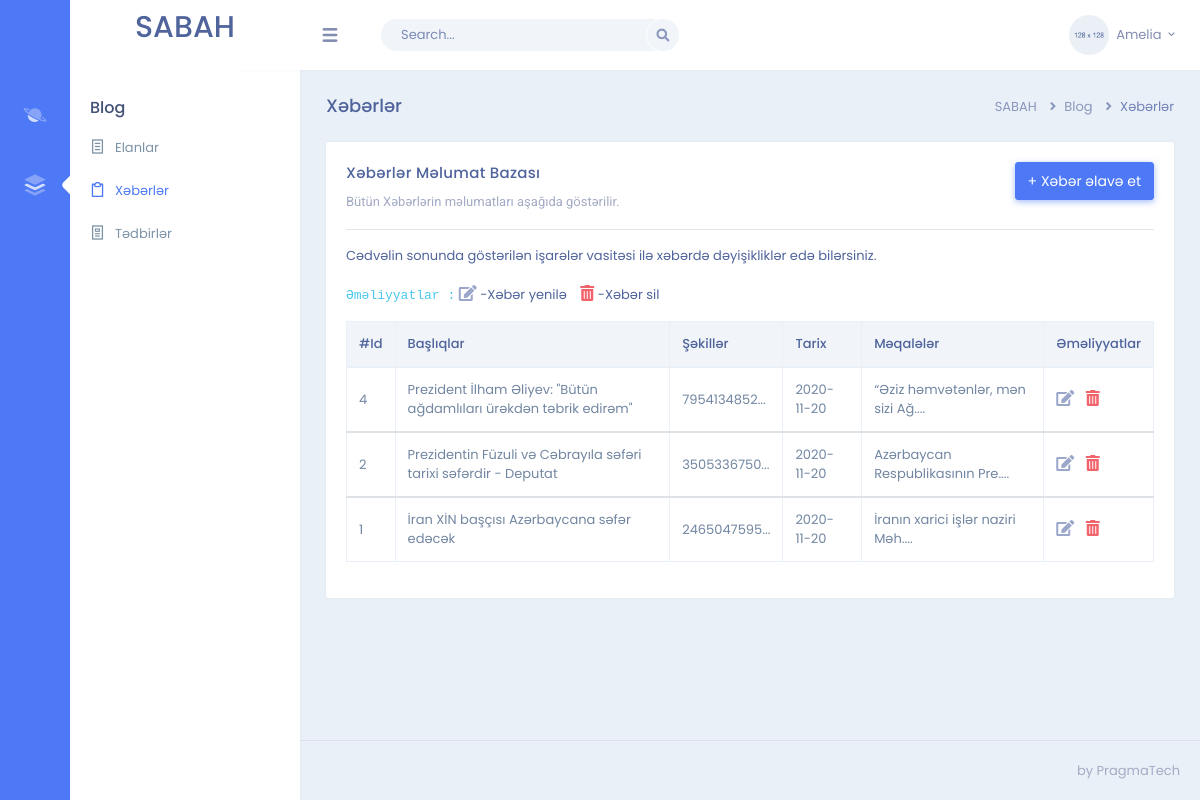
/admin/news, run on an earlier commit of the app's database.
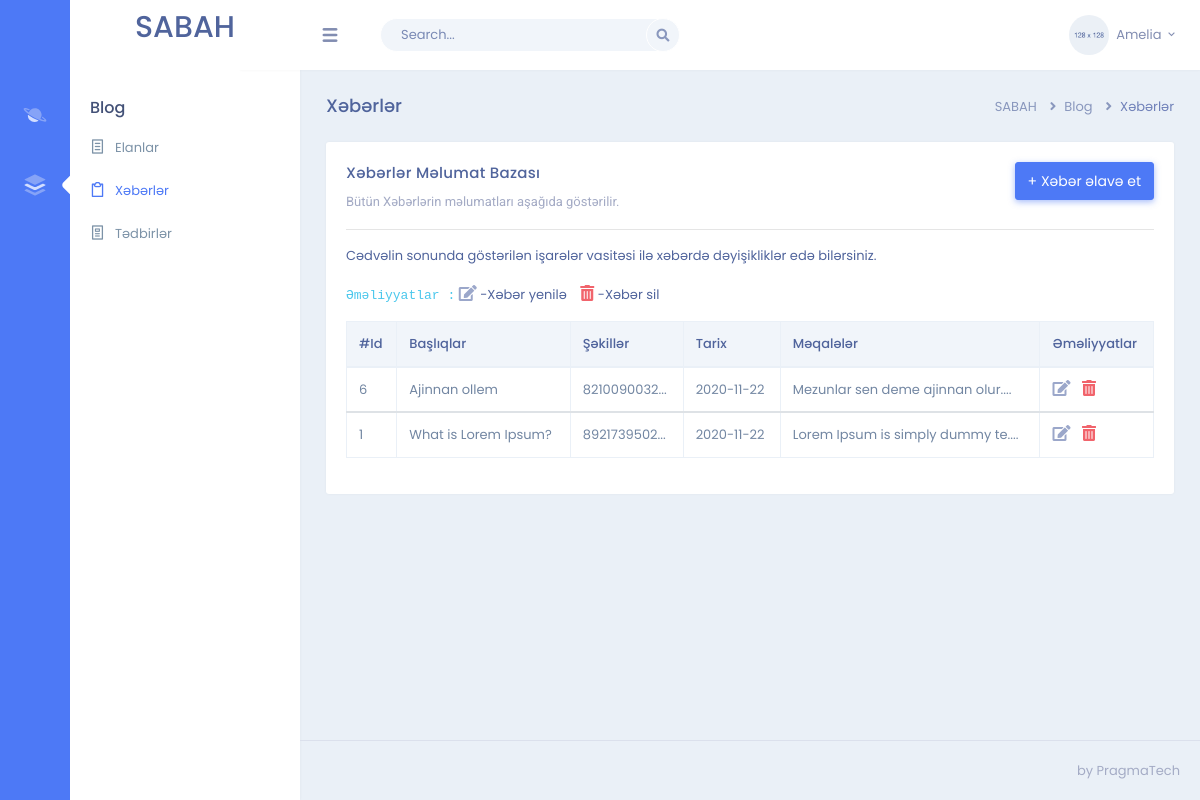
And on a later commit of the database.
### sabah/models.py (models this page shows, shortened)
class Blog(db.Model):
    id = db.Column(db.Integer, primary_key=True)
    title = db.Column(db.String(250), nullable=False)
    image = db.Column(db.String(255), nullable=True)
    text = db.Column(db.Text, nullable=False)
    add_date = db.Column(db.DateTime, nullable=False, default=datetime.utcnow)
    type = db.Column(db.Integer, default=1)

### sabah/admin/routes.py (the view)
@admin.route('/admin/news', methods=['GET', 'POST'])
def admin_news():
    news = Blog.query.filter_by(type=1).order_by(Blog.add_date.desc())
    return render_template('admin/admin-news.html', news=news)

### sabah/templates/admin/admin-news.html (shortened to what this page needs)
{% extends '/admin/admin-layout.html' %}
{% block body %}
<div class="page-content">
    <div class="container-fluid">
        <div class="row">
            <div class="col-sm-12">
                <div class="page-title-box">
                    <div class="float-right">
                        <ol class="breadcrumb">
                            <li class="breadcrumb-item"><a href="javascript:void(0);">SABAH</a></li>
                            <li class="breadcrumb-item"><a href="javascript:void(0);">Blog</a></li>
                            <li class="breadcrumb-item active">Xəbərlər</li>
                        </ol>
                    </div>
                    <h4 class="page-title">Xəbərlər</h4>
                </div>
            </div>
        </div>
        <div class="row">
            <div class="col-12">
                <div class="card">
                    <div class="card-body">
                        <a href="{{ url_for('admin.news_create') }}"><button type="button"
                                class="btn btn-primary waves-effect waves-light float-right mb-3" data-toggle="modal"
                                data-animation="bounce" data-target=".bs-example-modal-lg">+
                                Xəbər əlavə et</button></a>
                        <h4 class="mt-0 header-title">Xəbərlər Məlumat Bazası</h4>
                        <p class="text-muted mb-3">Bütün Xəbərlərin məlumatları aşağıda göstərilir.<hr>
                            Cədvəlin sonunda göstərilən işarələr vasitəsi ilə xəbərdə dəyişikliklər edə bilərsiniz.<br><br>
                            <code>Əməliyyatlar :</code> <i class="fas fa-edit text-info font-16"></i> -Xəbər yenilə <i
                                    class="fas fa-trash-alt text-danger font-16" style="margin-left: 10px;"></i> -Xəbər sil
                        </p>
                        <table id="datatable" class="table table-bordered dt-responsive nowrap"
                            style="border-collapse: collapse; border-spacing: 0; width: 100%;">
                            <thead>
                                <tr>
                                    <th>#Id</th>
                                    <th>Başlıqlar</th>
                                    <th>Şəkillər</th>
                                    <th>Tarix</th>
                                    <th>Məqalələr</th>
                                    <th>Əməliyyatlar</th>
                                </tr>
                            </thead>
                            {% for oneNews in news %}
                            <tbody>
                                <tr>
                                    <td>{{ oneNews.id }}</td>
                                    <td>{{ oneNews.title }}</td>
                                    <td>{{ oneNews.image[:10] + '...' }}</td>
                                    <td>{{ oneNews.add_date.strftime('%Y-%m-%d') }}</td>
                                    <td>{{ oneNews.text[:30] + '....' }}</td>
                                    <td>
                                        <a href="{{ url_for('admin.news_update', news_id=oneNews.id) }}" class="mr-2"><i class="fas fa-edit text-info font-16"></i></a>
                                        <a href="{{ url_for('admin.news_delete', news_id=oneNews.id) }}"><i class="fas fa-trash-alt text-danger font-16"></i></a>
                                    </td>
                                </tr>
                            </tbody>
                            {% endfor %}
                        </table>
                    </div>
                </div>
            </div>
        </div>
    </div>
</div>
</div>
{% endblock %}

What changed in the data, as far as the page shows it:
no longer on this page (row edited): Blog: id "4", title "Prezident İlham Əliyev: \"Bütün ağdamlıları ürəkdən təbrik edirəm\"", image "7954134852...", add_date "2020-11-20", text "“Əziz həmvətənlər, mən sizi Ağ...."
no longer on this page (row edited): Blog: id "2", title "Prezidentin Füzuli və Cəbrayıla səfəri tarixi səfərdir - Deputat", image "3505336750...", add_date "2020-11-20", text "Azərbaycan Respublikasının Pre...."
added Blog: id "6", title "Ajinnan ollem", image "8210090032...", add_date "2020-11-22", text "Mezunlar sen deme ajinnan olur...."
changed Blog id 1: title "İran XİN başçısı Azərbaycana səfər edəcək" → "What is Lorem Ipsum?"; image "2465047595..." → "8921739502..."; add_date "2020-11-20" → "2020-11-22"; text "İranın xarici işlər naziri Məh...." → "Lorem Ipsum is simply dummy te...."
